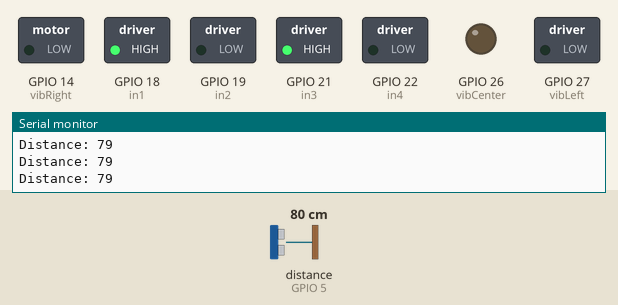
This sketch was run on a simulated ESP32. Shown: switched loads named in the sketch (green lamp = pin HIGH), output pins drawn as LEDs (lit = HIGH), the last lines printed to the serial monitor. Wiring (inferred from the names in the program): ultrasonic range finder: trigger GPIO 4; echo GPIO 5. Dashed ring = blinking. Inputs (shaded band) come from the test bench; at power-on: distance to the obstacle (sensor on GPIO 5) 80 cm. The echo pulse lasts 58.3 µs per cm; pins used as bus, display or sensor lines are not drawn.

Above: at 1.2 s.
1.3 s: distance to the obstacle (sensor on GPIO 5) set to 34 cm
2.8 s: distance to the obstacle (sensor on GPIO 5) set to 29 cm
At 3.14 s:
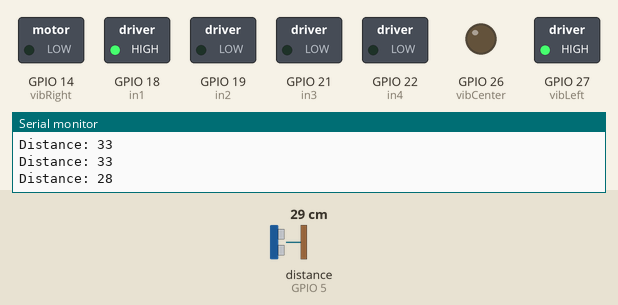
5.8 s: distance to the obstacle (sensor on GPIO 5) set to 18 cm
8.8 s: distance to the obstacle (sensor on GPIO 5) set to 14 cm
At 9.16 s:
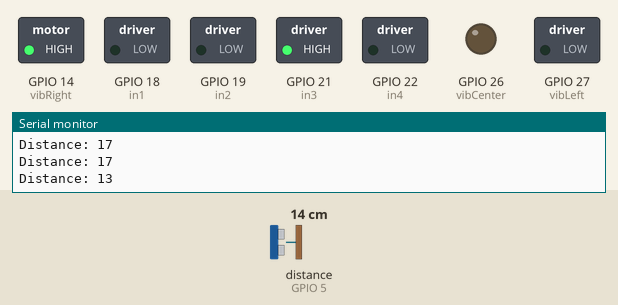
11.8 s: distance to the obstacle (sensor on GPIO 5) set to 10 cm
At 12.17 s:
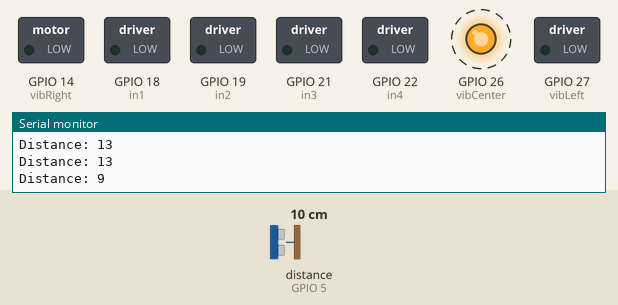
14.8 s: distance to the obstacle (sensor on GPIO 5) set to 35 cm
At 15.8 s:
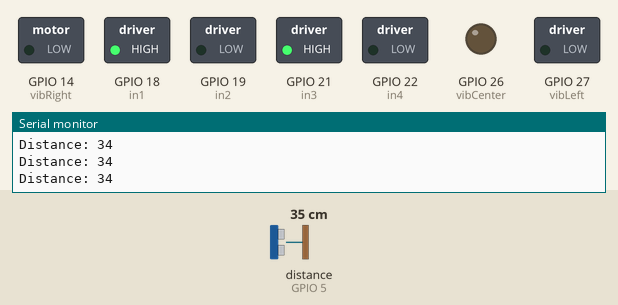
Timing chart, 0 to 17.5 s (numbered marks = the images above; inputs shaded):
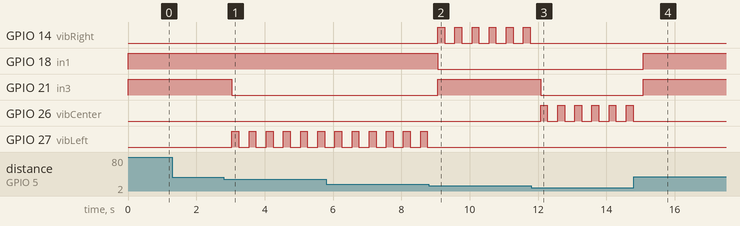

Measured:
- the behaviour switches between 32 and 31 cm on distance to the obstacle (sensor on GPIO 5) (found by bisection; images 0 and 1)
- the behaviour switches between 17 and 16 cm on distance to the obstacle (sensor on GPIO 5) (found by bisection; images 1 and 2)
- the behaviour switches between 12 and 11 cm on distance to the obstacle (sensor on GPIO 5) (found by bisection; images 2 and 3)
- after the input at 2.8 s, GPIO 21 (in3): HIGH → LOW after 0.24 s; GPIO 27 (vibLeft): alternates HIGH for 0.20 s and LOW for 0.30 s, starting after 0.24 s
- after the input at 8.8 s, GPIO 14 (vibRight): alternates HIGH for 0.20 s and LOW for 0.30 s, starting after 0.26 s; GPIO 18 (in1): HIGH → LOW after 0.26 s; GPIO 21 (in3): LOW → HIGH after 0.26 s; GPIO 27 (vibLeft): stops changing and stays LOW
- after the input at 11.8 s, GPIO 14 (vibRight): stops changing and stays LOW; GPIO 21 (in3): HIGH → LOW after 0.27 s; GPIO 26 (vibCenter): alternates HIGH for 0.20 s and LOW for 0.30 s, starting after 0.27 s
- after the input at 14.8 s, GPIO 18 (in1), GPIO 21 (in3): LOW → HIGH after 0.28 s; GPIO 26 (vibCenter): stops changing and stays LOW

The sketch:

BT_CAR.ino
```cpp
// Ultrasonic Sensor
#define trigPin 4
#define echoPin 5

// Vibration Motors
#define vibLeft 27    // Vibrates when turning RIGHT
#define vibRight 14   // Vibrates when turning LEFT
#define vibCenter 26  // Vibrates when stopping

// Motor Driver Pins (L298N for 4 motors)
#define in1 18 // Motor A
#define in2 19
#define in3 21 // Motor B
#define in4 22

long duration;
int distance;

void setup() {
  Serial.begin(115200);

  // Ultrasonic sensor
  pinMode(trigPin, OUTPUT);
  pinMode(echoPin, INPUT);

  // Vibration motors
  pinMode(vibLeft, OUTPUT);
  pinMode(vibRight, OUTPUT);
  pinMode(vibCenter, OUTPUT);

  // Motor driver
  pinMode(in1, OUTPUT);
  pinMode(in2, OUTPUT);
  pinMode(in3, OUTPUT);
  pinMode(in4, OUTPUT);

  // Stop all at start
  stopAllMotors();
  stopAllVibrations();
}

void loop() {
  distance = getDistance();

  Serial.print("Distance: ");
  Serial.println(distance);

  if (distance > 30) {
    moveForward();
    stopAllVibrations();
  }
  else if (distance > 15 && distance <= 30) {
    turnRight();
    vibrateOnce(vibLeft);  // Turning right → Vibrate LEFT motor
  }
  else if (distance <= 15 && distance > 10) {
    turnLeft();
    vibrateOnce(vibRight); // Turning left → Vibrate RIGHT motor
  }
  else {
    stopAllMotors();
    vibrateOnce(vibCenter); // Too close → STOP + Vibrate CENTER motor
  }

  delay(300);
}

int getDistance() {
  digitalWrite(trigPin, LOW);
  delayMicroseconds(2);
  digitalWrite(trigPin, HIGH);
  delayMicroseconds(10);
  digitalWrite(trigPin, LOW);
  duration = pulseIn(echoPin, HIGH);
  return duration * 0.034 / 2; // Distance in cm
}

// Movement Functions
void moveForward() {
  digitalWrite(in1, HIGH);
  digitalWrite(in2, LOW);
  digitalWrite(in3, HIGH);
  digitalWrite(in4, LOW);
}

void turnRight() {
  digitalWrite(in1, HIGH);
  digitalWrite(in2, LOW);
  digitalWrite(in3, LOW);
  digitalWrite(in4, LOW);
}

void turnLeft() {
  digitalWrite(in1, LOW);
  digitalWrite(in2, LOW);
  digitalWrite(in3, HIGH);
  digitalWrite(in4, LOW);
}

void stopAllMotors() {
  digitalWrite(in1, LOW);
  digitalWrite(in2, LOW);
  digitalWrite(in3, LOW);
  digitalWrite(in4, LOW);
}

// Vibration Functions
void vibrateOnce(int pin) {
  stopAllVibrations();
  digitalWrite(pin, HIGH);
  delay(200);
  digitalWrite(pin, LOW);
}

void stopAllVibrations() {
  digitalWrite(vibLeft, LOW);
  digitalWrite(vibRight, LOW);
  digitalWrite(vibCenter, LOW);
}
```
